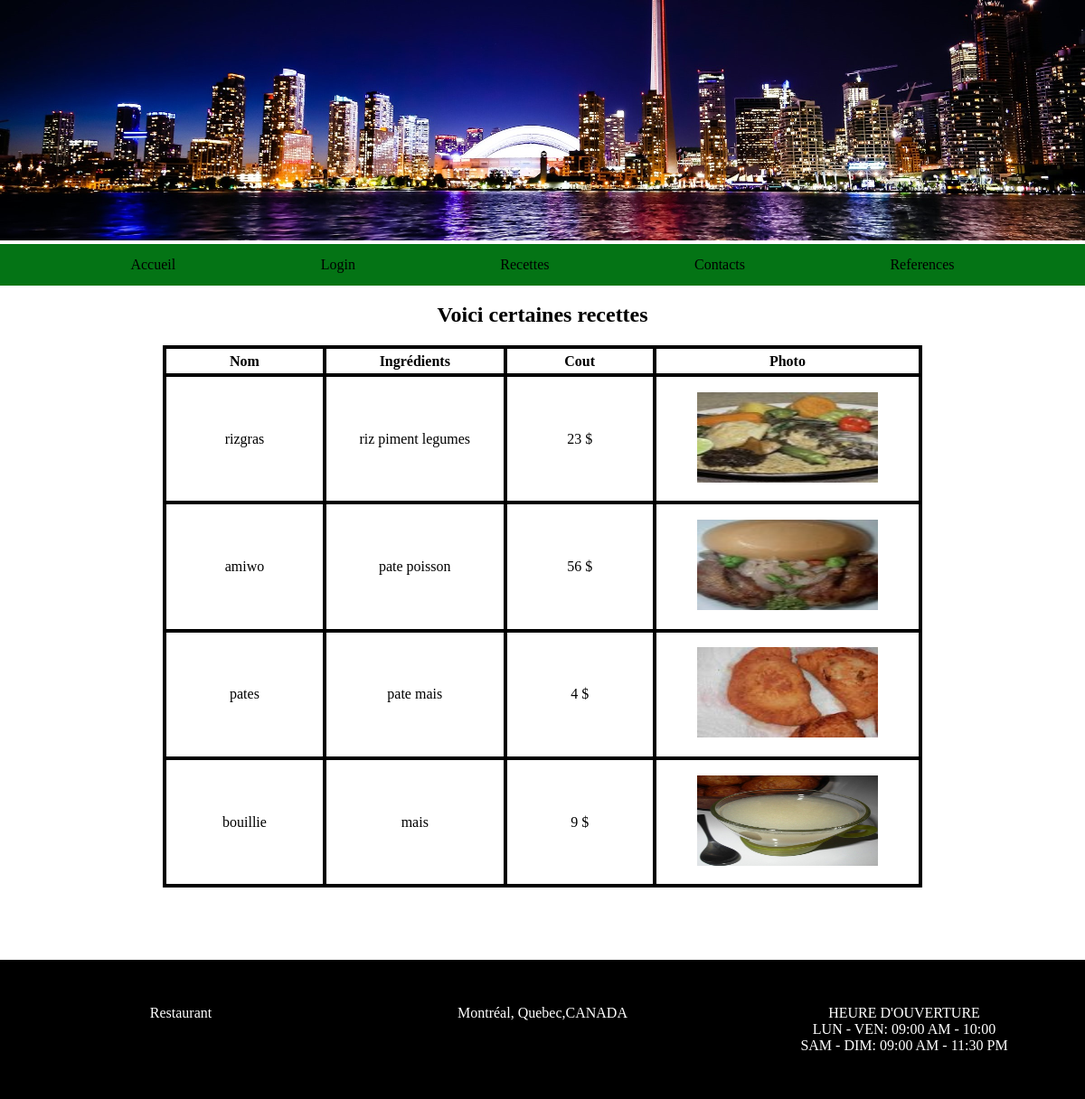
The app's page /index.php?lien=recette with its own data.
### tables this page shows
CREATE TABLE `recette` (
  `idrecette` int(11) NOT NULL,
  `nom` varchar(100) NOT NULL,
  `ingredient` varchar(500) NOT NULL,
  `preparation` varchar(500) NOT NULL,
  `nombrepersonne` int(10) NOT NULL,
  `cout` decimal(10,0) NOT NULL,
  `dateinscrite` timestamp NOT NULL DEFAULT CURRENT_TIMESTAMP ON UPDATE CURRENT_TIMESTAMP,
  `photo` varchar(100) NOT NULL,
  `idmembre` varchar(20) NOT NULL
);

### recette.php (the view)
<h2>Voici certaines recettes</h3>
<?php
include("connect.php");
echo "<form method='post'>";
$req3recette=mysqli_query($connect,"select * from recette limit 9,13") or die ("Erreur de selection");
echo "<table class='table-recette'> <th>Nom</th> <th>Ingrédients</th> <th>Cout</th> <th>Photo</th>";
	while($reqresultat=mysqli_fetch_row($req3recette))
	{
		$listenom=$reqresultat[1];
		$listeingred=$reqresultat[2];
		$listecout=$reqresultat[5];
		$listephoto=$reqresultat[7];
	 echo "<tr> <td>$listenom</td> <td>$listeingred</td> <td>$listecout $</td> <td><img src='photo/bouffe/$listephoto' ></img></td></tr>";
	}
echo "</table> </form>";
?>

### style/index.css (style rules this page uses)
*, * ::before , * ::after { box-sizing: border-box; }
* { outline: none !important; }
body { margin: 0; padding: 0; font-family: cursive; }
.table-recette, .table-recette th, .table-recette tr,.table-recette td { border: 4px solid black; border-collapse: collapse; text-align: center; }
.table-recette { width: 70%; height: 600px; }
.table-recette th { width: 600px; }
.table-recette img { height:100px; width:200px }

### records on screen
recette: nom "rizgras", ingredient "riz piment legumes", cout "23", photo (picture)
recette: nom "amiwo", ingredient "pate poisson", cout "56", photo (picture)
recette: nom "pates", ingredient "pate mais", cout "4", photo (picture)
recette: nom "bouillie", ingredient "mais", cout "9", photo (picture)
